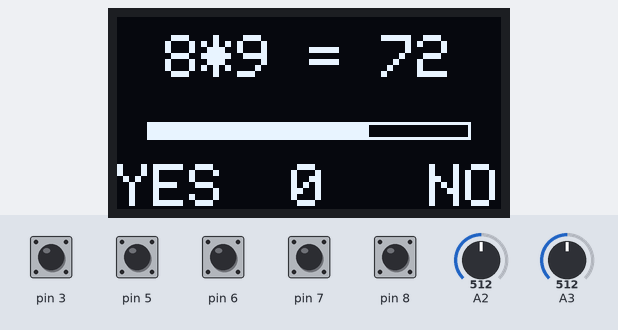
This sketch was run on a simulated Arduino Uno, built with avr-gcc and run on an emulated ATmega328P. Shown: 128×64 one-colour display. Inputs (shaded band) come from the test bench; at power-on: pin 3, pin 5–8 HIGH, A2 = 512, A3 = 512. Random numbers use the default seed unless the sketch sets one.

Above: at 3.2 s.
3.3 s: pin 5 pulled LOW for 0.15 s
At 3.51 s:
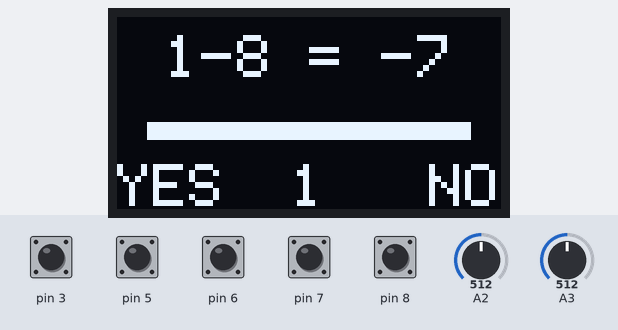
5.7 s: pin 8 pulled LOW for 0.15 s
At 7.05 s:
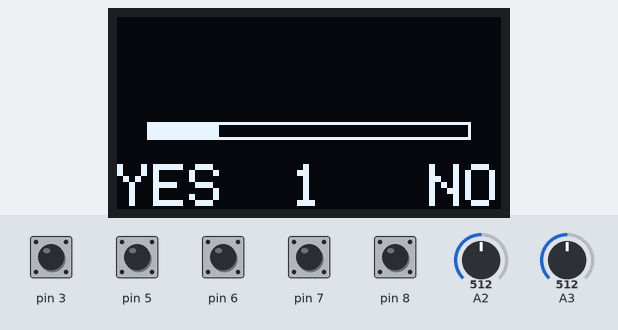
8.1 s: pin 5 pulled LOW for 1 s
At 8.29 s:
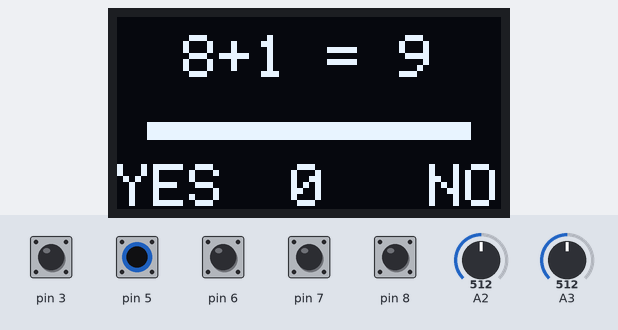
10.6 s: pin 8 pulled LOW for 0.15 s
At 15.9 s:
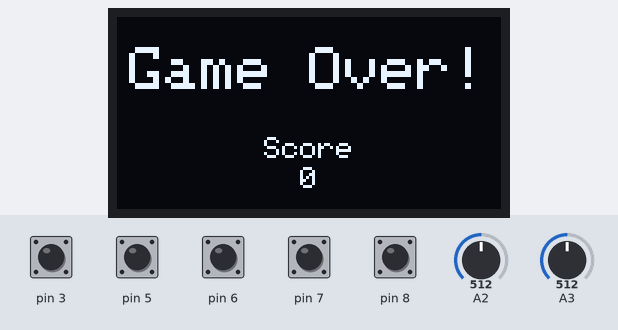
16.1 s: pin 5 pulled LOW for 0.15 s
At 19.4 s:
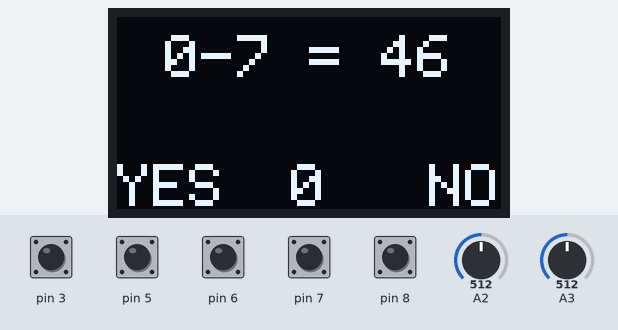

The sketch:

equations.ino
```cpp
#include <Adafruit_SH1106.h>

Adafruit_SH1106 display(4);

#include "config.h"
#include "display.h"
#include "buttons.h"

Question question;
Object bar(10, 35, 108, 6);

#define MAX_NUM 10

String text;

uint8_t score;
uint8_t game_timer;
uint8_t gameover_timer;
Wrong wrong;

void DrawScreen()
{
    display.fillRect(bar.x, bar.y, game_timer, bar.h, 1);

    display.setTextSize(2);
    display.setCursor(0, 49);
    display.println(F("YES"));
    display.setCursor(104, 49);
    display.println(F("NO"));

    PrintCenter(score, 49, 2);
}
void Draw()
{
    switch (game_state)
    {
    case STATE_PLAY:
        display.drawRect(bar.x, bar.y, bar.w, bar.h, 1);
        PrintCenter(text, 6, 2);
        DrawScreen();
        break;
    case STATE_GAMEOVER:
        if (gameover_timer < 50)
        {
            gameover_timer++;
            if (gameover_timer % 10 < 5)
            {
                switch (wrong)
                {
                case WRONG_QUESTION:
                    PrintCenter(text, 6, 2);
                    break;
                case WRONG_TIME:
                    display.drawRect(bar.x, bar.y, bar.w, bar.h, 1);
                    break;
                }
            }
            switch (wrong)
            {
            case WRONG_QUESTION:
                display.drawRect(bar.x, bar.y, bar.w, bar.h, 1);
                break;
            case WRONG_TIME:
                PrintCenter(text, 6, 2);
                break;
            }
            DrawScreen();
        }
        else
        {
            PrintCenter(F("Game Over!"), 10, 2);
            PrintCenter(F("Score"), 40, 1);
            PrintCenter(score, 50, 1);
        }
        break;
    }
}

void GameStep()
{
    switch (game_state)
    {
    case STATE_GAMEOVER:
        if (key_code & (KEY_A | KEY_B) && gameover_timer >= 50)
            StartNewGame();
        break;
    case STATE_PLAY:
        if (--game_timer == 0)
        {
            game_state = STATE_GAMEOVER;
            wrong = WRONG_TIME;
        }
        if ((key_code & KEY_A && question.answer) || (key_code & KEY_B && !question.answer))
        {
            score++;
            GenerateQuestion();
        }
        else if ((key_code & KEY_A && !question.answer) || (key_code & KEY_B && question.answer))
        {
            game_state = STATE_GAMEOVER;
            wrong = WRONG_QUESTION;
        }
    }
}

void StartNewGame()
{
    game_state = STATE_PLAY;
    gameover_timer = 0;
    score = 0;
    GenerateQuestion();
}

void GenerateQuestion()
{
    randomSeed(millis());
    game_timer = 108;
    question.first = random(MAX_NUM);
    question.second = random(MAX_NUM);
    question.answer = random(2);

    switch (random(3))
    {
    case 0:
        question.operation = '+';
        question.result = question.first + question.second;
        break;
    case 1:
        question.operation = '-';
        question.result = question.first - question.second;
        break;
    case 2:
        question.operation = '*';
        question.result = question.first * question.second;
        break;
    }

    if (!question.answer)
    {
        int8_t tmp = question.result;
        while (tmp == question.result)
            question.result = random(MAX_NUM * MAX_NUM);
    }

    text = String(question.first) + String(question.operation) + String(question.second) + " = " + String(question.result);
}

void setup()
{
    DisplaySetup();
    ButtonsSetup();
    DrawLogo(F("Equasions"), 2000);
    StartNewGame();
}

void loop()
{
    ControlStep(10);
    GameStep();
    Draw();
    display.display();
    display.clearDisplay();
}
```

config.h
```cpp
enum Wrong
{
    WRONG_NONE,
    WRONG_TIME,
    WRONG_QUESTION
};

struct Object
{
    uint8_t x, y, w, h;
    Object(uint8_t x, uint8_t y, uint8_t w, uint8_t h) : x(x), y(y), w(w), h(h) {}
};

struct Question
{
    uint8_t first;
    uint8_t second;
    int8_t result;
    char operation;
    bool answer;
};
```

Measured:
- after the input at 8.1 s, the display: changes at once (image 3)
- after the input at 10.6 s, the display: first changes after 0.05 s (image 4 shows a later state)
- after the input at 16.1 s, the display: first changes at once (image 5 shows a later state)
